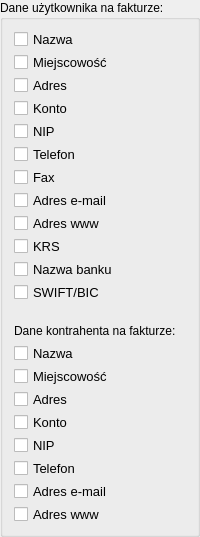
        <widget class="QGroupBox" name="groupBox">
         <property name="title">
          <string>Dane użytkownika na fakturze:</string>
         </property>
         <layout class="QGridLayout" name="gridLayout1">
          <item row="11" column="0">
           <widget class="QCheckBox" name="userinfoswift">
            <property name="minimumSize">
             <size>
              <width>0</width>
              <height>17</height>
             </size>
            </property>
            <property name="maximumSize">
             <size>
              <width>16777215</width>
              <height>17</height>
             </size>
            </property>
            <property name="font">
             <font>
              <pointsize>10</pointsize>
             </font>
            </property>
            <property name="text">
             <string>SWIFT/BIC</string>
            </property>
           </widget>
          </item>
          <item row="10" column="0">
           <widget class="QCheckBox" name="userinfobank">
            <property name="minimumSize">
             <size>
              <width>0</width>
              <height>17</height>
             </size>
            </property>
            <property name="maximumSize">
             <size>
              <width>16777215</width>
              <height>17</height>
             </size>
            </property>
            <property name="font">
             <font>
              <pointsize>10</pointsize>
             </font>
            </property>
            <property name="text">
             <string>Nazwa banku</string>
            </property>
           </widget>
          </item>
          <item row="8" column="0">
           <widget class="QCheckBox" name="userinfowww">
            <property name="minimumSize">
             <size>
              <width>0</width>
              <height>17</height>
             </size>
            </property>
            <property name="maximumSize">
             <size>
              <width>16777215</width>
              <height>17</height>
             </size>
            </property>
            <property name="font">
             <font>
              <pointsize>10</pointsize>
             </font>
            </property>
            <property name="text">
             <string>Adres www</string>
            </property>
           </widget>
          </item>
          <item row="2" column="0">
           <widget class="QCheckBox" name="userinfoadress">
            <property name="minimumSize">
             <size>
              <width>0</width>
              <height>17</height>
             </size>
            </property>
            <property name="maximumSize">
             <size>
              <width>16777215</width>
              <height>17</height>
             </size>
            </property>
            <property name="font">
             <font>
              <pointsize>10</pointsize>
             </font>
            </property>
            <property name="text">
             <string>Adres</string>
            </property>
           </widget>
          </item>
          <item row="1" column="0">
           <widget class="QCheckBox" name="userinfocity">
            <property name="minimumSize">
             <size>
              <width>0</width>
              <height>17</height>
             </size>
            </property>
            <property name="maximumSize">
             <size>
              <width>16777215</width>
              <height>17</height>
             </size>
            </property>
            <property name="font">
             <font>
              <pointsize>10</pointsize>
             </font>
            </property>
            <property name="text">
             <string>Miejscowość</string>
            </property>
           </widget>
          </item>
          <item row="4" column="0">
           <widget class="QCheckBox" name="userinfonip">
            <property name="minimumSize">
             <size>
              <width>0</width>
              <height>17</height>
             </size>
            </property>
            <property name="maximumSize">
             <size>
              <width>16777215</width>
              <height>17</height>
             </size>
            </property>
            <property name="font">
             <font>
              <pointsize>10</pointsize>
             </font>
            </property>
            <property name="text">
             <string>NIP</string>
            </property>
           </widget>
          </item>
          <item row="7" column="0">
           <widget class="QCheckBox" name="userinfomail">
            <property name="minimumSize">
             <size>
              <width>0</width>
              <height>17</height>
             </size>
            </property>
            <property name="maximumSize">
             <size>
              <width>16777215</width>
              <height>17</height>
             </size>
            </property>
            <property name="font">
             <font>
              <pointsize>10</pointsize>
             </font>
            </property>
            <property name="text">
             <string>Adres e-mail</string>
            </property>
           </widget>
          </item>
          <item row="21" column="0">
           <widget class="QCheckBox" name="buyerinfowww">
            <property name="minimumSize">
             <size>
              <width>0</width>
              <height>17</height>
             </size>
            </property>
            <property name="maximumSize">
             <size>
              <width>16777215</width>
              <height>17</height>
             </size>
            </property>
            <property name="font">
             <font>
              <pointsize>10</pointsize>
             </font>
            </property>
            <property name="text">
             <string>Adres www</string>
            </property>
           </widget>
          </item>
          <item row="15" column="0">
           <widget class="QCheckBox" name="buyerinfocity">
            <property name="minimumSize">
             <size>
              <width>0</width>
              <height>17</height>
             </size>
            </property>
            <property name="maximumSize">
             <size>
              <width>16777215</width>
              <height>17</height>
             </size>
            </property>
            <property name="font">
             <font>
              <pointsize>10</pointsize>
             </font>
            </property>
            <property name="text">
             <string>Miejscowość</string>
            </property>
           </widget>
          </item>
          <item row="16" column="0">
           <widget class="QCheckBox" name="buyerinfoaddress">
            <property name="minimumSize">
             <size>
              <width>0</width>
              <height>17</height>
             </size>
            </property>
            <property name="maximumSize">
             <size>
              <width>16777215</width>
              <height>17</height>
             </size>
            </property>
            <property name="font">
             <font>
              <pointsize>10</pointsize>
             </font>
            </property>
            <property name="text">
             <string>Adres</string>
            </property>
           </widget>
          </item>
          <item row="17" column="0">
           <widget class="QCheckBox" name="buyerinfoaccount">
            <property name="minimumSize">
             <size>
              <width>0</width>
              <height>17</height>
             </size>
            </property>
            <property name="maximumSize">
             <size>
              <width>16777215</width>
              <height>17</height>
             </size>
            </property>
            <property name="font">
             <font>
              <pointsize>10</pointsize>
             </font>
            </property>
            <property name="text">
             <string>Konto</string>
            </property>
           </widget>
          </item>
          <item row="20" column="0">
           <widget class="QCheckBox" name="buyerinfomail">
            <property name="minimumSize">
             <size>
              <width>0</width>
              <height>17</height>
             </size>
            </property>
            <property name="maximumSize">
             <size>
              <width>16777215</width>
              <height>17</height>
             </size>
            </property>
            <property name="font">
             <font>
              <pointsize>10</pointsize>
             </font>
            </property>
            <property name="text">
             <string>Adres e-mail</string>
            </property>
           </widget>
          </item>
          <item row="19" column="0">
           <widget class="QCheckBox" name="buyerinfotel">
            <property name="minimumSize">
             <size>
              <width>0</width>
              <height>17</height>
             </size>
            </property>
            <property name="maximumSize">
             <size>
              <width>16777215</width>
              <height>17</height>
             </size>
            </property>
            <property name="font">
             <font>
              <pointsize>10</pointsize>
             </font>
            </property>
            <property name="text">
             <string>Telefon</string>
            </property>
           </widget>
          </item>
          <item row="18" column="0">
           <widget class="QCheckBox" name="buyerinfotic">
            <property name="minimumSize">
             <size>
              <width>0</width>
              <height>17</height>
             </size>
            </property>
            <property name="maximumSize">
             <size>
              <width>16777215</width>
              <height>17</height>
             </size>
            </property>
            <property name="font">
             <font>
              <pointsize>10</pointsize>
             </font>
            </property>
            <property name="text">
             <string>NIP</string>
            </property>
           </widget>
          </item>
          <item row="13" column="0">
           <widget class="QLabel" name="label">
            <property name="minimumSize">
             <size>
              <width>0</width>
              <height>17</height>
             </size>
            </property>
            <property name="maximumSize">
             <size>
              <width>16777215</width>
              <height>17</height>
             </size>
            </property>
            <property name="font">
             <font>
              <weight>50</weight>
              <bold>false</bold>
             </font>
            </property>
            <property name="text">
             <string>Dane kontrahenta na fakturze:</string>
            </property>
            <property name="margin">
             <number>0</number>
            </property>
           </widget>
          </item>
          <item row="14" column="0">
           <widget class="QCheckBox" name="buyerinfoname">
            <property name="minimumSize">
             <size>
              <width>0</width>
              <height>17</height>
             </size>
            </property>
            <property name="maximumSize">
             <size>
              <width>16777215</width>
              <height>17</height>
             </size>
            </property>
            <property name="font">
             <font>
              <pointsize>10</pointsize>
             </font>
            </property>
            <property name="text">
             <string>Nazwa</string>
            </property>
            <property name="checked">
             <bool>false</bool>
            </property>
           </widget>
          </item>
          <item row="5" column="0">
           <widget class="QCheckBox" name="userinfotel">
            <property name="minimumSize">
             <size>
              <width>0</width>
              <height>17</height>
             </size>
            </property>
            <property name="maximumSize">
             <size>
              <width>16777215</width>
              <height>17</height>
             </size>
            </property>
            <property name="font">
             <font>
              <pointsize>10</pointsize>
             </font>
            </property>
            <property name="text">
             <string>Telefon</string>
            </property>
           </widget>
          </item>
          <item row="3" column="0">
           <widget class="QCheckBox" name="userinfoaccount">
            <property name="minimumSize">
             <size>
              <width>0</width>
              <height>17</height>
             </size>
            </property>
            <property name="maximumSize">
             <size>
              <width>16777215</width>
              <height>17</height>
             </size>
            </property>
            <property name="font">
             <font>
              <pointsize>10</pointsize>
             </font>
            </property>
            <property name="text">
             <string>Konto</string>
            </property>
           </widget>
          </item>
          <item row="0" column="0">
           <widget class="QCheckBox" name="userinfoname">
            <property name="minimumSize">
             <size>
              <width>0</width>
              <height>17</height>
             </size>
            </property>
            <property name="maximumSize">
             <size>
              <width>16777215</width>
              <height>17</height>
             </size>
            </property>
            <property name="font">
             <font>
              <pointsize>10</pointsize>
             </font>
            </property>
            <property name="text">
             <string>Nazwa</string>
            </property>
           </widget>
          </item>
          <item row="12" column="0">
           <spacer name="verticalSpacer_3">
            <property name="orientation">
             <enum>Qt::Vertical</enum>
            </property>
            <property name="sizeType">
             <enum>QSizePolicy::Fixed</enum>
            </property>
            <property name="sizeHint" stdset="0">
             <size>
              <width>20</width>
              <height>15</height>
             </size>
            </property>
           </spacer>
          </item>
          <item row="6" column="0">
           <widget class="QCheckBox" name="userinfofax">
            <property name="minimumSize">
             <size>
              <width>0</width>
              <height>17</height>
             </size>
            </property>
            <property name="maximumSize">
             <size>
              <width>16777215</width>
              <height>17</height>
             </size>
            </property>
            <property name="font">
             <font>
              <pointsize>10</pointsize>
             </font>
            </property>
            <property name="text">
             <string>Fax</string>
            </property>
           </widget>
          </item>
          <item row="9" column="0">
           <widget class="QCheckBox" name="userinfokrs">
            <property name="minimumSize">
             <size>
              <width>0</width>
              <height>17</height>
             </size>
            </property>
            <property name="maximumSize">
             <size>
              <width>16777215</width>
              <height>17</height>
             </size>
            </property>
            <property name="font">
             <font>
              <pointsize>10</pointsize>
             </font>
            </property>
            <property name="text">
             <string>KRS</string>
            </property>
           </widget>
          </item>
         </layout>
        </widget>
